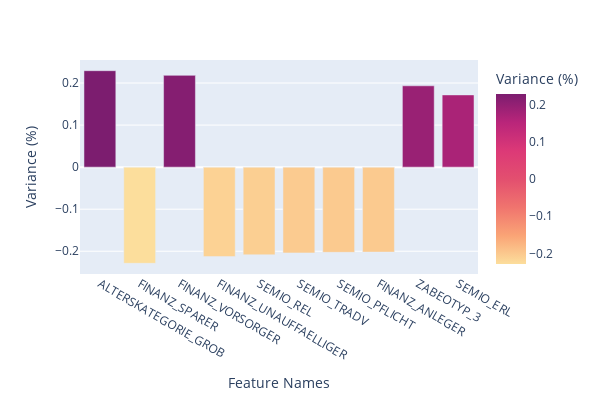

Notebook code cell kept with this figure:
### Code cell
plot_pca_dim(pca,feat_names,1,10)

### Figure 1 — Plotly figure (JSON) as saved in the notebook; plotly's stock layout.template omitted (floating-point values rounded to 4 significant figures)
{"data": [{"alignmentgroup": "True", "hovertemplate": "Feature Names=%{x}<br>Variance (%)=%{marker.color}<extra></extra>", "legendgroup": "", "marker": {"color": [0.2293, -0.2287, 0.2182, -0.2128, -0.2085, -0.204, -0.2026, -0.202, 0.1934, 0.1718], "coloraxis": "coloraxis", "pattern": {"shape": ""}}, "name": "", "offsetgroup": "", "orientation": "v", "showlegend": false, "textposition": "auto", "type": "bar", "x": ["ALTERSKATEGORIE_GROB", "FINANZ_SPARER", "FINANZ_VORSORGER", "FINANZ_UNAUFFAELLIGER", "SEMIO_REL", "SEMIO_TRADV", "SEMIO_PFLICHT", "FINANZ_ANLEGER", "ZABEOTYP_3", "SEMIO_ERL"], "xaxis": "x", "y": [0.2293, -0.2287, 0.2182, -0.2128, -0.2085, -0.204, -0.2026, -0.202, 0.1934, 0.1718], "yaxis": "y"}], "layout": {"barmode": "relative", "coloraxis": {"colorbar": {"title": {"text": "Variance (%)"}}, "colorscale": [[0, "rgb(252, 222, 156)"], [0.1667, "rgb(250, 164, 118)"], [0.3333, "rgb(240, 116, 110)"], [0.5, "rgb(227, 79, 111)"], [0.6667, "rgb(220, 57, 119)"], [0.8333, "rgb(185, 37, 122)"], [1, "rgb(124, 29, 111)"]]}, "height": 400, "legend": {"tracegroupgap": 0}, "margin": {"t": 60}, "width": 600, "xaxis": {"anchor": "y", "domain": [0, 1], "title": {"text": "Feature Names"}}, "yaxis": {"anchor": "x", "domain": [0, 1], "title": {"text": "Variance (%)"}}}}
